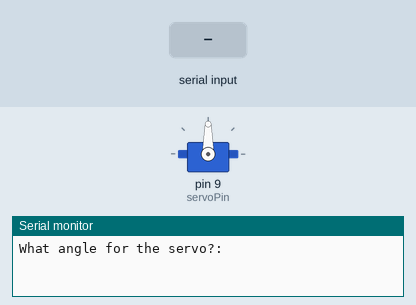
The sketch below on a simulated Arduino Uno, built with avr-gcc and run on an emulated ATmega328P. On the bench: servo, the last lines printed to the serial monitor. The test bench sets the inputs (shaded band).

Above: at 1.2 s.
1.3 s: "30,150\n" received over Serial
At 2.0 s:
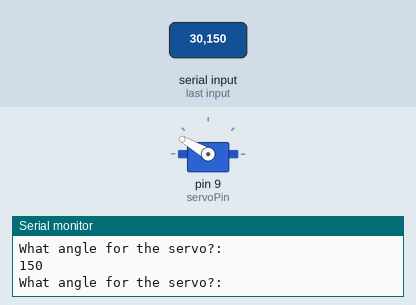
At 2.7 s:
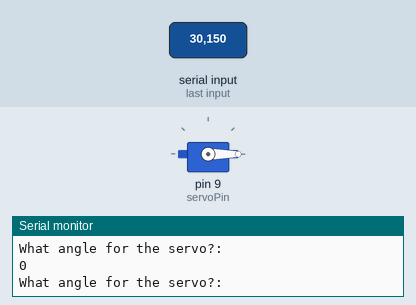
3.8 s: "90,45\n" received over Serial
At 4.6 s:
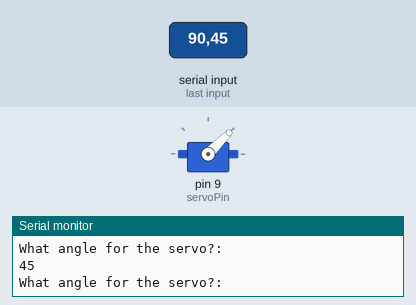
Timing chart, 0 to 6.8 s (numbered marks = the images above; inputs shaded):
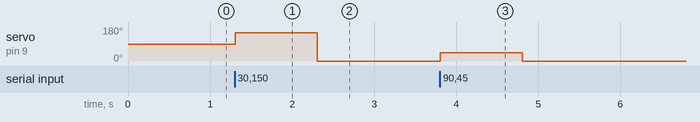

Measured:
- after the input at 1.3 s, servo on pin 9 (servoPin): 90° → 150° at once, → 0° 1.0 s later
- after the input at 3.8 s, servo on pin 9 (servoPin): 0° → 45° at once, → 0° 1.0 s later

The sketch:

30-understanding_and_using_servos.ino
```cpp
#include <Servo.h>

int servoPin = 9;
int servoPos = 0;
Servo servo;

void setup() {
  servo.attach(servoPin);
  Serial.begin(9600);
}

void loop() {
  Serial.println("What angle for the servo?: ");
  while (Serial.available() == 0) {}

  servoPos = Serial.parseInt();

  if (servoPos >= 0 && servoPos <= 180) {
    Serial.println(servoPos);
    servo.write(servoPos);
  } else {
    Serial.println("Please provide an angle between 0 to 180");
  }
}
```
